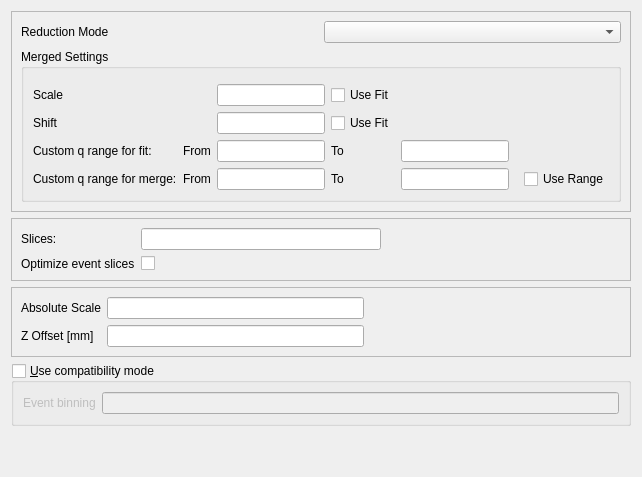
            <widget class="QWidget" name="general_tab">
             <attribute name="title">
              <string>General, Scale, Event Slice, Sample</string>
             </attribute>
             <layout class="QHBoxLayout" name="horizontalLayout_3">
              <item>
               <layout class="QHBoxLayout" name="general_tab_horizontal_layout">
                <item>
                 <layout class="QVBoxLayout" name="general_tab_left_layout">
                  <item>
                   <widget class="QFrame" name="reduction_mode_frame">
                    <property name="frameShape">
                     <enum>QFrame::StyledPanel</enum>
                    </property>
                    <property name="frameShadow">
                     <enum>QFrame::Raised</enum>
                    </property>
                    <layout class="QGridLayout" name="gridLayout_21">
                     <item row="0" column="0">
                      <layout class="QVBoxLayout" name="general_vertical_layout">
                       <item>
                        <layout class="QGridLayout" name="general_grid">
                         <item row="0" column="1">
                          <widget class="QComboBox" name="reduction_mode_combo_box">
                           <property name="toolTip">
                            <string>&lt;html&gt;&lt;head/&gt;&lt;body&gt;&lt;p&gt;The reduction mode. This can be either of the banks of your instrument. In the case of two banks there is also the &lt;span style=&quot; font-style:italic;&quot;&gt;Merged&lt;/span&gt; and &lt;span style=&quot; font-style:italic;&quot;&gt;All&lt;/span&gt; mode. &lt;span style=&quot; font-style:italic;&quot;&gt;Merged&lt;/span&gt; mode stitches the reductions from two banks together. &lt;span style=&quot; font-style:italic;&quot;&gt;All&lt;/span&gt; mode reduces both banks.&lt;/p&gt;&lt;p&gt;Note that by default the entries are &lt;span style=&quot; font-style:italic;&quot;&gt;LAB&lt;/span&gt;, &lt;span style=&quot; font-style:italic;&quot;&gt;HAB&lt;/span&gt;, &lt;span style=&quot; font-style:italic;&quot;&gt;Merged&lt;/span&gt;, &lt;span style=&quot; font-style:italic;&quot;&gt;All&lt;/span&gt;. Once you have specified data in the batch table, the entry names will be updated to reflect the naming of your instrument.&lt;/p&gt;&lt;/body&gt;&lt;/html&gt;</string>
                           </property>
                          </widget>
                         </item>
                         <item row="0" column="0">
                          <widget class="QLabel" name="reduction_mode_label">
                           <property name="toolTip">
                            <string>&lt;html&gt;&lt;head/&gt;&lt;body&gt;&lt;p&gt;The reduction mode. This can be either of the banks of your instrument. In the case of two banks there is also the &lt;span style=&quot; font-style:italic;&quot;&gt;Merged&lt;/span&gt; and &lt;span style=&quot; font-style:italic;&quot;&gt;All&lt;/span&gt; mode. &lt;span style=&quot; font-style:italic;&quot;&gt;Merged&lt;/span&gt; mode stitches the reductions from two banks together. &lt;span style=&quot; font-style:italic;&quot;&gt;All&lt;/span&gt; mode reduces both banks.&lt;/p&gt;&lt;p&gt;Note that by default the entries are &lt;span style=&quot; font-style:italic;&quot;&gt;LAB&lt;/span&gt;, &lt;span style=&quot; font-style:italic;&quot;&gt;HAB&lt;/span&gt;, &lt;span style=&quot; font-style:italic;&quot;&gt;Merged&lt;/span&gt;, &lt;span style=&quot; font-style:italic;&quot;&gt;All&lt;/span&gt;. Once you have specified data in the batch table, the entry names will be updated to reflect the naming of your instrument.&lt;/p&gt;&lt;/body&gt;&lt;/html&gt;</string>
                           </property>
                           <property name="text">
                            <string>Reduction Mode</string>
                           </property>
                          </widget>
                         </item>
                        </layout>
                       </item>
                      </layout>
                     </item>
                     <item row="1" column="0">
                      <widget class="QGroupBox" name="merged_settings">
                       <property name="toolTip">
                        <string>&lt;html&gt;&lt;head/&gt;&lt;body&gt;&lt;p&gt;Settings for a merged reduction.&lt;/p&gt;&lt;/body&gt;&lt;/html&gt;</string>
                       </property>
                       <property name="title">
                        <string>Merged Settings</string>
                       </property>
                       <layout class="QGridLayout" name="gridLayout_12">
                        <item row="1" column="2">
                         <widget class="QLineEdit" name="merged_scale_line_edit">
                          <property name="toolTip">
                           <string>&lt;html&gt;&lt;head/&gt;&lt;body&gt;&lt;p&gt;Scale which is used when merging two workspaces.&lt;/p&gt;&lt;/body&gt;&lt;/html&gt;</string>
                          </property>
                         </widget>
                        </item>
                        <item row="3" column="3">
                         <widget class="QLabel" name="label_4">
                          <property name="text">
                           <string>To</string>
                          </property>
                         </widget>
                        </item>
                        <item row="0" column="6">
                         <widget class="Line" name="line_3">
                          <property name="orientation">
                           <enum>Qt::Vertical</enum>
                          </property>
                         </widget>
                        </item>
                        <item row="2" column="0">
                         <widget class="QLabel" name="merged_shift_label">
                          <property name="text">
                           <string>Shift</string>
                          </property>
                         </widget>
                        </item>
                        <item row="1" column="0">
                         <widget class="QLabel" name="merged_scale_label">
                          <property name="text">
                           <string>Scale</string>
                          </property>
                         </widget>
                        </item>
                        <item row="4" column="3">
                         <widget class="QLabel" name="label_5">
                          <property name="text">
                           <string>To</string>
                          </property>
                         </widget>
                        </item>
                        <item row="2" column="3">
                         <widget class="QCheckBox" name="merged_shift_use_fit_check_box">
                          <property name="toolTip">
                           <string>&lt;html&gt;&lt;head/&gt;&lt;body&gt;&lt;p&gt;If checked then the shift will be fit during the merge operation.&lt;/p&gt;&lt;/body&gt;&lt;/html&gt;</string>
                          </property>
                          <property name="text">
                           <string>Use Fit</string>
                          </property>
                         </widget>
                        </item>
                        <item row="3" column="0">
                         <widget class="QLabel" name="label">
                          <property name="text">
                           <string>Custom q range for fit:</string>
                          </property>
                         </widget>
                        </item>
                        <item row="4" column="2">
                         <widget class="QLineEdit" name="merged_min_line_edit"/>
                        </item>
                        <item row="3" column="2">
                         <widget class="QLineEdit" name="merged_q_range_start_line_edit">
                          <property name="toolTip">
                           <string>&lt;html&gt;&lt;head/&gt;&lt;body&gt;&lt;p&gt;Lower bound  of a custom q range. If none is specified, then the full range is used.&lt;/p&gt;&lt;/body&gt;&lt;/html&gt;</string>
                          </property>
                         </widget>
                        </item>
                        <item row="4" column="11">
                         <widget class="QCheckBox" name="merge_mask_check_box">
                          <property name="text">
                           <string>Use Range</string>
                          </property>
                         </widget>
                        </item>
                        <item row="4" column="4">
                         <widget class="QLineEdit" name="merged_max_line_edit"/>
                        </item>
                        <item row="4" column="0">
                         <widget class="QLabel" name="label_2">
                          <property name="text">
                           <string>Custom q range for merge:</string>
                          </property>
                         </widget>
                        </item>
                        <item row="3" column="4">
                         <widget class="QLineEdit" name="merged_q_range_stop_line_edit">
                          <property name="toolTip">
                           <string>&lt;html&gt;&lt;head/&gt;&lt;body&gt;&lt;p&gt;Upper bound  of a custom q range. If none is specified, then the full range is used.&lt;/p&gt;&lt;/body&gt;&lt;/html&gt;</string>
                          </property>
                         </widget>
                        </item>
                        <item row="1" column="3">
                         <widget class="QCheckBox" name="merged_scale_use_fit_check_box">
                          <property name="toolTip">
                           <string>&lt;html&gt;&lt;head/&gt;&lt;body&gt;&lt;p&gt;If checked then the scale will be fit during the merge operation.&lt;/p&gt;&lt;/body&gt;&lt;/html&gt;</string>
                          </property>
                          <property name="text">
                           <string>Use Fit</string>
                          </property>
                         </widget>
                        </item>
                        <item row="2" column="2">
                         <widget class="QLineEdit" name="merged_shift_line_edit">
                          <property name="toolTip">
                           <string>&lt;html&gt;&lt;head/&gt;&lt;body&gt;&lt;p&gt;Shift which is used when merging two workspaces.&lt;/p&gt;&lt;/body&gt;&lt;/html&gt;</string>
                          </property>
                         </widget>
                        </item>
                        <item row="3" column="1">
                         <widget class="QLabel" name="label_3">
                          <property name="text">
                           <string>From</string>
                          </property>
                         </widget>
                        </item>
                        <item row="4" column="1">
                         <widget class="QLabel" name="label_6">
                          <property name="text">
                           <string>From</string>
                          </property>
                         </widget>
                        </item>
                       </layout>
                      </widget>
                     </item>
                    </layout>
                   </widget>
                  </item>
                  <item>
                   <widget class="QFrame" name="event_settings_frame">
                    <property name="frameShape">
                     <enum>QFrame::StyledPanel</enum>
                    </property>
                    <property name="frameShadow">
                     <enum>QFrame::Raised</enum>
                    </property>
                    <layout class="QGridLayout" name="gridLayout_2">
                     <item row="0" column="0">
                      <layout class="QGridLayout" name="slice_event_grid_layout">
                       <item row="2" column="0">
                        <widget class="QLabel" name="slice_event_label">
                         <property name="text">
                          <string>Slices:</string>
                         </property>
                        </widget>
                       </item>
                       <item row="2" column="2">
                        <widget class="QLineEdit" name="slice_event_line_edit">
                         <property name="enabled">
                          <bool>true</bool>
                         </property>
                         <property name="toolTip">
                          <string>
                         &lt;html&gt;&lt;head/&gt;&lt;body&gt;&lt;p&gt;In the case of data which was measured in event-mode, it is possible to perform time-of-flight slices of the data and reduce these separately.&lt;/p&gt;&lt;p&gt;Input can be:&lt;/p&gt;&lt;p&gt;-&lt;span style=&quot; font-style:italic;&quot;&gt; start:step:stop&lt;/span&gt; specifies time slices from the &lt;span style=&quot; font-style:italic;&quot;&gt;start&lt;/span&gt; value to the &lt;span style=&quot; font-style:italic;&quot;&gt;stop &lt;/span&gt;value in steps of &lt;span style=&quot; font-style:italic;&quot;&gt;step&lt;/span&gt;&lt;/p&gt;&lt;p&gt;- &lt;span style=&quot; font-style:italic;&quot;&gt;start-stop &lt;/span&gt;which specifies a time slice from the &lt;span style=&quot; font-style:italic;&quot;&gt;start&lt;/span&gt; value to the &lt;span style=&quot; font-style:italic;&quot;&gt;stop&lt;/span&gt; value&lt;/p&gt;&lt;p&gt;- &lt;span style=&quot; font-style:italic;&quot;&gt;&amp;gt;start&lt;/span&gt; specifies a slice from the &lt;span style=&quot; font-style:italic;&quot;&gt;start &lt;/span&gt;value to the end of the data set&lt;/p&gt;&lt;p&gt;- &lt;span style=&quot; font-style:italic;&quot;&gt;&amp;lt;stop&lt;/span&gt; specifes a slice from the start of the data set to the &lt;span style=&quot; font-style:italic;&quot;&gt;stop &lt;/span&gt;value&lt;/p&gt;&lt;p&gt;In addition it is possible to concatenate these specifications using comma-separation. An example is:&lt;/p&gt;&lt;p&gt;&lt;span style=&quot; font-style:italic;&quot;&gt;5-10,12:2:16,20-30&lt;/span&gt;&lt;/p&gt;&lt;/body&gt;&lt;/html&gt;
                         </string>
                         </property>
                        </widget>
                       </item>
                       <item row="3" column="0">
                        <widget class="QLabel" name="event_slice_optimisation_label">
                         <property name="toolTip">
                          <string>&lt;html&gt;&lt;head/&gt;&lt;body&gt;&lt;p&gt;If checked, the reduction workflow is changed to perform most operations on event workspaces before event slicing.  This speeds up reduction by not repeating operations for each event slice.&lt;/p&gt;&lt;p&gt;&lt;br/&gt;&lt;/p&gt;&lt;p&gt;Leaving this unchecked will perform reductions as before.&lt;/p&gt;&lt;p&gt;&lt;br/&gt;&lt;/p&gt;&lt;p&gt;Checking this, but also checking &lt;span style=&quot; font-weight:600;&quot;&gt;Use compatibility mode&lt;/span&gt;, will perform reductions as before.&lt;/p&gt;&lt;/body&gt;&lt;/html&gt;</string>
                         </property>
                         <property name="text">
                          <string>Optimize event slices</string>
                         </property>
                        </widget>
                       </item>
                       <item row="2" column="3">
                        <spacer name="horizontalSpacer_5">
                         <property name="orientation">
                          <enum>Qt::Horizontal</enum>
                         </property>
                         <property name="sizeHint" stdset="0">
                          <size>
                           <width>40</width>
                           <height>20</height>
                          </size>
                         </property>
                        </spacer>
                       </item>
                       <item row="3" column="2">
                        <widget class="QCheckBox" name="event_slice_optimisation_checkbox">
                         <property name="toolTip">
                          <string>&lt;html&gt;&lt;head/&gt;&lt;body&gt;&lt;p&gt;If checked, the reduction workflow is changed to perform most operations on event workspaces before event slicing.  This speeds up reduction by not repeating operations for each event slice.&lt;/p&gt;&lt;p&gt;&lt;br/&gt;&lt;/p&gt;&lt;p&gt;Leaving this unchecked will perform reductions as before.&lt;/p&gt;&lt;p&gt;&lt;br/&gt;&lt;/p&gt;&lt;p&gt;Checking this, but also checking &lt;span style=&quot; font-weight:600;&quot;&gt;Use compatibility mode&lt;/span&gt;, will perform reductions as before.&lt;/p&gt;&lt;/body&gt;&lt;/html&gt;</string>
                         </property>
                         <property name="text">
                          <string/>
                         </property>
                        </widget>
                       </item>
                      </layout>
                     </item>
                    </layout>
                   </widget>
                  </item>
                  <item>
                   <widget class="QFrame" name="scale_frame">
                    <property name="frameShape">
                     <enum>QFrame::StyledPanel</enum>
                    </property>
                    <property name="frameShadow">
                     <enum>QFrame::Raised</enum>
                    </property>
                    <layout class="QGridLayout" name="gridLayout_19">
                     <item row="0" column="0">
                      <layout class="QGridLayout" name="gridLayout_5">
                       <item row="0" column="0">
                        <widget class="QLabel" name="absolute_scale_label">
                         <property name="toolTip">
                          <string>&lt;html&gt;&lt;head/&gt;&lt;body&gt;&lt;p&gt;The absolute (and unitless) scale factor for the data reduction.&lt;/p&gt;&lt;/body&gt;&lt;/html&gt;</string>
                         </property>
                         <property name="text">
                          <string>Absolute Scale</string>
                         </property>
                        </widget>
                       </item>
                       <item row="0" column="1">
                        <widget class="QLineEdit" name="absolute_scale_line_edit">
                         <property name="toolTip">
                          <string>&lt;html&gt;&lt;head/&gt;&lt;body&gt;&lt;p&gt;The absolute (and unitless) scale factor for the data reduction.&lt;/p&gt;&lt;/body&gt;&lt;/html&gt;</string>
                         </property>
                        </widget>
                       </item>
                       <item row="1" column="1">
                        <widget class="QLineEdit" name="z_offset_line_edit">
                         <property name="toolTip">
                          <string>&lt;html&gt;&lt;head/&gt;&lt;body&gt;&lt;p&gt;The z offset of the sample position.&lt;/p&gt;&lt;/body&gt;&lt;/html&gt;</string>
                         </property>
                        </widget>
                       </item>
                       <item row="1" column="0">
                        <widget class="QLabel" name="z_offset_label">
                         <property name="toolTip">
                          <string>&lt;html&gt;&lt;head/&gt;&lt;body&gt;&lt;p&gt;The z offset of the sample position.&lt;/p&gt;&lt;/body&gt;&lt;/html&gt;</string>
                         </property>
                         <property name="text">
                          <string>Z Offset [mm]</string>
                         </property>
                        </widget>
                       </item>
                       <item row="0" column="2">
                        <spacer name="horizontalSpacer_4">
                         <property name="orientation">
                          <enum>Qt::Horizontal</enum>
                         </property>
                         <property name="sizeHint" stdset="0">
                          <size>
                           <width>40</width>
                           <height>20</height>
                          </size>
                         </property>
                        </spacer>
                       </item>
                      </layout>
                     </item>
                    </layout>
                   </widget>
                  </item>
                  <item>
                   <layout class="QGridLayout" name="scale_group_box"/>
                  </item>
                  <item>
                   <widget class="QGroupBox" name="event_binning_group_box">
                    <property name="enabled">
                     <bool>true</bool>
                    </property>
                    <property name="toolTip">
                     <string>&lt;html&gt;&lt;head/&gt;&lt;body&gt;&lt;p&gt;When checked, the data reduction will run in the compatibility mode. This means that the reduction workflow is equivalent to the legacy reduction workflow for histogram data. &lt;/p&gt;&lt;/body&gt;&lt;/html&gt;</string>
                    </property>
                    <property name="title">
                     <string>&amp;Use compatibility mode</string>
                    </property>
                    <property name="checkable">
                     <bool>true</bool>
                    </property>
                    <property name="checked">
                     <bool>false</bool>
                    </property>
                    <layout class="QGridLayout" name="gridLayout_16">
                     <item row="0" column="0">
                      <widget class="QLabel" name="event_binning_label">
                       <property name="toolTip">
                        <string>&lt;html&gt;&lt;head/&gt;&lt;body&gt;&lt;p&gt;Rebin string for the initial time-of-flight workspace. This is only needed when using the compatibility mode (i.e. when following the old reduction model). Note that this will only have an effect on event workspaces. If left blank then event workspaces will be rebinned to match the monitor workspace.&lt;/p&gt;&lt;/body&gt;&lt;/html&gt;</string>
                       </property>
                       <property name="text">
                        <string>Event binning</string>
                       </property>
                      </widget>
                     </item>
                     <item row="0" column="1">
                      <widget class="QLineEdit" name="event_binning_line_edit">
                       <property name="toolTip">
                        <string>&lt;html&gt;&lt;head/&gt;&lt;body&gt;&lt;p&gt;Rebin string for the initial time-of-flight workspace. This is only needed when using the compatibility mode (i.e. when following the old reduction model). Note that this will only have an effect on event workspaces. If left blank then event workspaces will be rebinned to match the monitor workspace.&lt;/p&gt;&lt;/body&gt;&lt;/html&gt;</string>
                       </property>
                      </widget>
                     </item>
                    </layout>
                   </widget>
                  </item>
                  <item>
                   <spacer name="verticalSpacer_3">
                    <property name="orientation">
                     <enum>Qt::Vertical</enum>
                    </property>
                    <property name="sizeHint" stdset="0">
                     <size>
                      <width>20</width>
                      <height>40</height>
                     </size>
                    </property>
                   </spacer>
                  </item>
                 </layout>
                </item>
                <item>
                 <layout class="QVBoxLayout" name="general_tab_right_layout"/>
                </item>
               </layout>
              </item>
             </layout>
            </widget>
